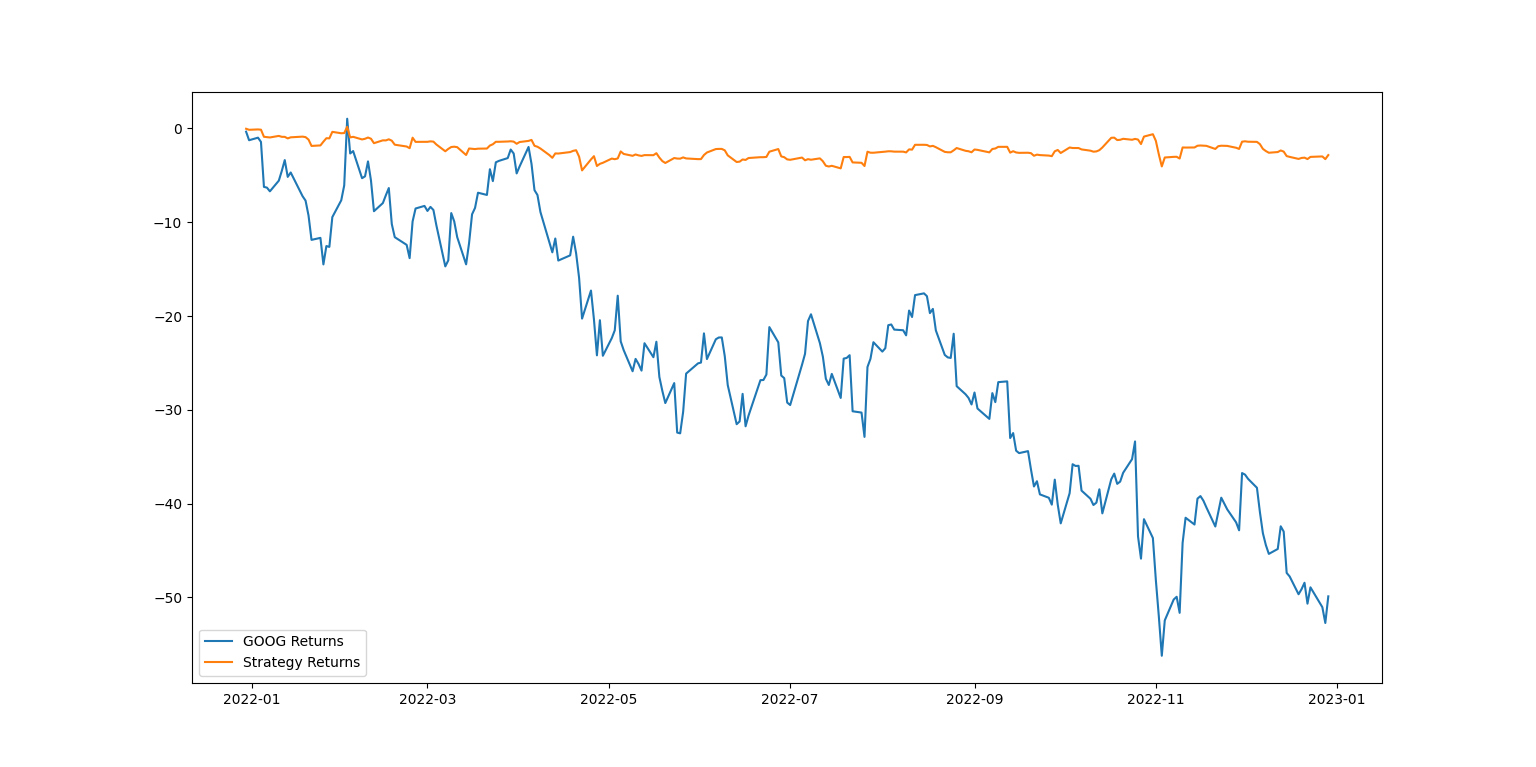

Reproduce this figure in Python.
import pandas as pd
import numpy as np
import matplotlib.pyplot as plt
from sklearn.model_selection import train_test_split

from pandas_datareader import data
import yfinance as yf
start_date = '2018-01-01'
end_date = '2023-01-01'
google_data_frame = yf.download('GOOG', start = start_date, end = end_date)

def create_classification_trading_condition(df):
    df['Open-Close'] = df.Open - df.Close
    df['High-Low'] = df.High - df.Low
    df = df.dropna()
    X = df[['Open-Close', 'High-Low']]
    Y = np.where(df['Close'].shift(-1) > df['Close'], 1, -1)
    return (df, X, Y)

def create_regression_trading_condition(df):
    df['Open-Close'] = df.Open - df.Close
    df['High-Low'] = df.High - df.Low
    df['Target'] = df['Close'].shift(-1) - df['Close']
    df = df.dropna()
    X = df[['Open-Close', 'High-Low']]
    Y = df[['Target']]
    return (df, X, Y)

def create_train_split_group(X, Y, split_ratio=0.8):
    return train_test_split(X, Y, shuffle=False, train_size=split_ratio)

google_data_frame, X, Y = create_regression_trading_condition(google_data_frame)

X_train,X_test,Y_train,Y_test=create_train_split_group(X,Y,split_ratio=0.8)

from sklearn import linear_model

# Fit the model
lasso = linear_model.Lasso(alpha=0.1)
lasso.fit(X_train, Y_train)

# The coefficients
print('Coefficients: \n', lasso.coef_)

google_data_frame['Predicted_Signal'] = lasso.predict(X)
google_data_frame['GOOG_Returns'] = np.log(
    google_data_frame['Close'] / google_data_frame['Close'].shift(1))

print(google_data_frame.head())
def calculate_return(df, split_value, symbol):
    cum_goog_return = df[split_value:]['%s_Returns' % symbol].cumsum() * 100
    df['Strategy_Returns'] = df['%s_Returns' %
                                symbol] * df['Predicted_Signal'].shift(1)
    return cum_goog_return


def calculate_strategy_return(df, split_value, symbol):
    cum_strategy_return = df[split_value:]['Strategy_Returns'].cumsum() * 100
    return cum_strategy_return


cum_goog_return = calculate_return(
    google_data_frame, split_value=len(X_train), symbol='GOOG')
cum_strategy_return = calculate_strategy_return(
    google_data_frame, split_value=len(X_train), symbol='GOOG')


def plot_shart(cum_symbol_return, cum_strategy_return, symbol):
    plt.figure(figsize=(10, 5))
    plt.plot(cum_symbol_return, label='%s Returns' % symbol)
    plt.plot(cum_strategy_return, label='Strategy Returns')
    plt.legend()
    plt.show()

plot_shart(cum_goog_return, cum_strategy_return, symbol='GOOG')


def sharpe_ratio(symbol_returns, strategy_returns):
    strategy_std = strategy_returns.std()
    sharpe = (strategy_returns - symbol_returns) / strategy_std
    return sharpe.mean()


print(sharpe_ratio(cum_strategy_return, cum_goog_return))

from sklearn.metrics import mean_squared_error, r2_score

# The mean squared error
print("Mean squared error: %.2f"
      % mean_squared_error(Y_train, lasso.predict(X_train)))
# Explained variance score: 1 is perfect prediction
print('Variance score: %.2f' % r2_score(Y_train, lasso.predict(X_train)))

# The mean squared error
print("Mean squared error: %.2f"
      % mean_squared_error(Y_test, lasso.predict(X_test)))
# Explained variance score: 1 is perfect prediction
print('Variance score: %.2f' % r2_score(Y_test, lasso.predict(X_test)))
